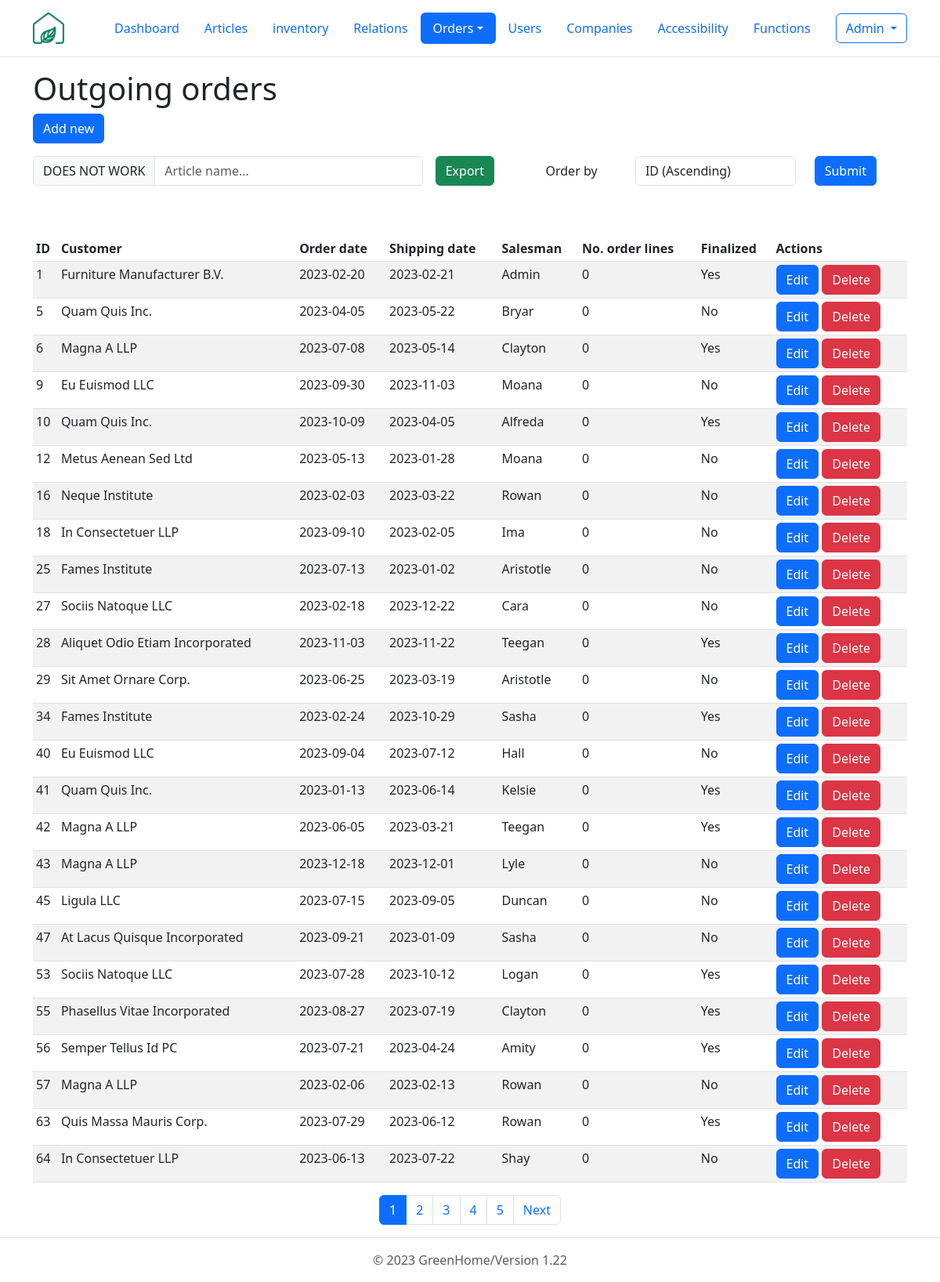
Page /php/orders/GUI_outgoing.php (signed in) on the earlier database version.
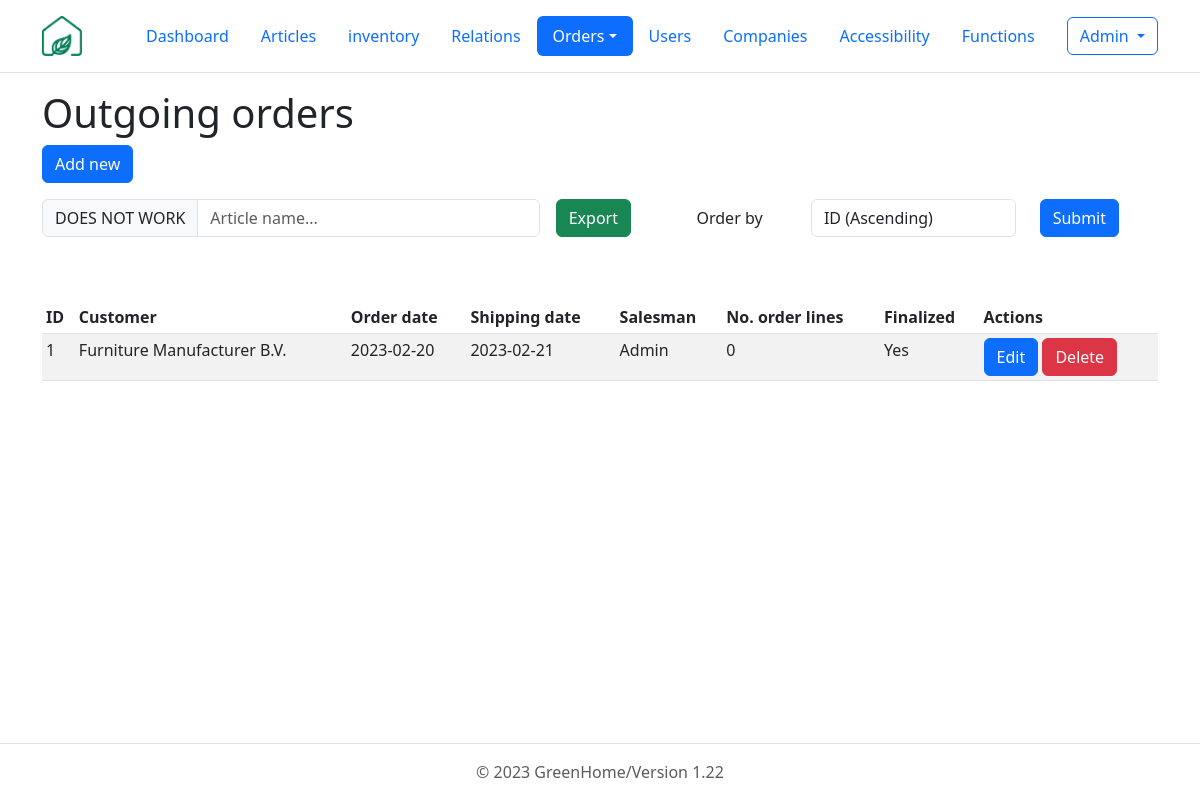
Same page on the later database version.
### tables this page shows
CREATE TABLE orders (
  id int(10) NOT NULL, 
  order_date date NOT NULL DEFAULT CURRENT_TIMESTAMP, 
  shipping_date date NOT NULL, 
  order_type tinyint(1) NOT NULL, 
  employee_id int(10) NOT NULL DEFAULT 1, 
  relation_id int(10) NOT NULL, 
  company_id int(10) NOT NULL,
  is_finalized tinyint(1) NOT NULL DEFAULT 0
);

CREATE TABLE relations (
  id int(10) NOT NULL, 
  name varchar(255) NOT NULL, 
  street varchar(255) NOT NULL, 
  house_nr varchar(10), 
  zip_code varchar(50) NOT NULL, 
  city varchar(255) NOT NULL, 
  country_code char(2) NOT NULL, 
  email_adress varchar(255) NOT NULL, 
  phone_number varchar(22) NOT NULL 
);

CREATE TABLE employees (
  id int(10) NOT NULL, 
  first_name char(255) NOT NULL, 
  last_name char(255) NOT NULL, 
  email_adress varchar(255) NOT NULL UNIQUE, 
  password varchar(255) NOT NULL, 
  company_id int(10) NOT NULL, 
  function_name varchar(10) NOT NULL, 
  is_active tinyint(1) DEFAULT 1 
);

### php/orders/GUI_outgoing.php (the view, shortened to what the changed rows need)
<?php
require_once '../include/db_connect.php';
?>
<!DOCTYPE html>
<html lang="en" class="h-100" data-bs-theme="light">
<head>
  <link href="https://cdn.jsdelivr.net/npm/bootstrap@5.3.0-alpha1/dist/css/bootstrap.min.css" rel="stylesheet">
</head>
<body class="d-flex flex-column h-100">
<body class="d-flex flex-column h-100">
    <div class="container">
      <h1>Outgoing orders</h1>
      <br>
      <table class="table table-striped table-sm" id="table">
        <thead>
          <tr>
            <th>ID</th>
            <th>Customer</th>
            <th>Order date</th>
            <th>Shipping date</th>
            <th>Salesman</th>
            <th>No. order lines</th>
            <th>Finalized</th>
            <th>Actions</th>
          </tr>
        </thead>
        <tbody>
        <?php
        $records_per_page = 25;
        $sql_count = "SELECT COUNT(*) AS count FROM orders WHERE order_type = 0";
        $result_count = $connection->query($sql_count);
        $row_count = $result_count->fetch_assoc();
        $total_records = $row_count['count'];
        $total_pages = ceil($total_records / $records_per_page);
        $current_page = isset($_GET['page']) && is_numeric($_GET['page']) ? (int)$_GET['page'] : 1;
        $offset = ($current_page - 1) * $records_per_page;
        if(isset($_GET["order_by"])){
          $get_order_by = $_GET["order_by"];
          switch($get_order_by) {
            case "id_asc":
              $order_by = "id ASC";
              break;
            case "id_desc":
              $order_by = "id DESC";
              break;
            case "order_date_asc":
              $order_by = "order_date ASC";
              break;
            case "order_date_desc":
              $order_by = "order_date DESC";
              break;
            case "shipping_date_asc":
              $order_by = "shipping_date ASC";
              break;
            case "shipping_date_desc":
              $order_by = "shipping_date DESC";
              break;
            case "num_lines_asc":
              $order_by = "num_of_lines ASC";
              break;
            case "num_lines_desc":
              $order_by = "num_of_lines DESC";
              break;
            default:
              $order_by = "id ASC";
          }
        } else {
          $order_by = "id ASC";
        }
        $sql = "SELECT orders.id as id, relations.name as name, orders.order_date as order_date, orders.shipping_date as shipping_date, COUNT(order_lines.order_id) AS num_of_lines, employees.first_name as verkoper_name, IF(orders.is_finalized = 1, 'Yes', 'No') as is_finalized
        FROM orders
        JOIN relations
          ON orders.relation_id = relations.id
        JOIN employees
          ON orders.employee_id = employees.id
        LEFT JOIN order_lines
          ON orders.id = order_lines.order_id
        WHERE order_type = 1
        GROUP BY orders.id
        ORDER BY $order_by
        LIMIT $records_per_page
        OFFSET $offset;";
        $result = $connection->query($sql);
        while($row = $result->fetch_assoc()) {
          echo "<tr>
          <td>$row[id]</td>
          <td>$row[name]</td>
          <td>$row[order_date]</td>
          <td>$row[shipping_date]</td>
          <td>$row[verkoper_name]</td>
          <td>$row[num_of_lines]</td>
          <td>$row[is_finalized]</td>
          <td>
            <a class='btn btn-primary' href='GUI_orderEdit.php?id=$row[id]'>Edit</a>
            <a class='btn btn-danger' href='controller_orders.php?id=$row[id]&action=delete&order_type=outgoing'>Delete</a>
          </td>
          </tr>";
        }
        ?>
        </tbody>
      </table>
      <?php if ($total_pages > 1): ?>
          <nav aria-label="Page navigation">
            <ul class="pagination justify-content-center">
              <?php
                $start_page = max(1, $current_page - 5);
                $end_page = min($total_pages, $current_page + 5);
                for ($i = $start_page; $i <= $end_page; $i++):
              ?>
                <li class="page-item<?= $current_page == $i ? ' active' : '' ?>">
                  <a class="page-link" href="?page=<?= $i ?>"><?= $i ?></a>
                </li>
              <?php endfor; ?>
              <?php if ($current_page < $total_pages): ?>
                <li class="page-item"><a class="page-link" href="?page=<?= $current_page + 1 ?>">Next</a></li>
              <?php endif; ?>
            </ul>
          </nav>
        <?php endif; ?>
    </div>
</body>
</html>

Differences in the rows shown:
removed orders: id "5", relation.name "Quam Quis Inc.", order_date "2023-04-05", shipping_date "2023-05-22", employee.first_name "Bryar", row "0", row "No"
removed orders: id "6", relation.name "Magna A LLP", order_date "2023-07-08", shipping_date "2023-05-14", employee.first_name "Clayton", row "0", row "Yes"
removed orders: id "9", relation.name "Eu Euismod LLC", order_date "2023-09-30", shipping_date "2023-11-03", employee.first_name "Moana", row "0", row "No"
removed orders: id "10", relation.name "Quam Quis Inc.", order_date "2023-10-09", shipping_date "2023-04-05", employee.first_name "Alfreda", row "0", row "Yes"
removed orders: id "12", relation.name "Metus Aenean Sed Ltd", order_date "2023-05-13", shipping_date "2023-01-28", employee.first_name "Moana", row "0", row "No"
removed orders: id "16", relation.name "Neque Institute", order_date "2023-02-03", shipping_date "2023-03-22", employee.first_name "Rowan", row "0", row "No"
removed orders: id "18", relation.name "In Consectetuer LLP", order_date "2023-09-10", shipping_date "2023-02-05", employee.first_name "Ima", row "0", row "No"
removed orders: id "25", relation.name "Fames Institute", order_date "2023-07-13", shipping_date "2023-01-02", employee.first_name "Aristotle", row "0", row "No"
removed orders: id "27", relation.name "Sociis Natoque LLC", order_date "2023-02-18", shipping_date "2023-12-22", employee.first_name "Cara", row "0", row "No"
removed orders: id "28", relation.name "Aliquet Odio Etiam Incorporated", order_date "2023-11-03", shipping_date "2023-11-22", employee.first_name "Teegan", row "0", row "Yes"
removed orders: id "29", relation.name "Sit Amet Ornare Corp.", order_date "2023-06-25", shipping_date "2023-03-19", employee.first_name "Aristotle", row "0", row "No"
removed orders: id "34", relation.name "Fames Institute", order_date "2023-02-24", shipping_date "2023-10-29", employee.first_name "Sasha", row "0", row "Yes"
removed orders: id "40", relation.name "Eu Euismod LLC", order_date "2023-09-04", shipping_date "2023-07-12", employee.first_name "Hall", row "0", row "No"
removed orders: id "41", relation.name "Quam Quis Inc.", order_date "2023-01-13", shipping_date "2023-06-14", employee.first_name "Kelsie", row "0", row "Yes"
removed orders: id "42", relation.name "Magna A LLP", order_date "2023-06-05", shipping_date "2023-03-21", employee.first_name "Teegan", row "0", row "Yes"
removed orders: id "43", relation.name "Magna A LLP", order_date "2023-12-18", shipping_date "2023-12-01", employee.first_name "Lyle", row "0", row "No"
removed orders: id "45", relation.name "Ligula LLC", order_date "2023-07-15", shipping_date "2023-09-05", employee.first_name "Duncan", row "0", row "No"
removed orders: id "47", relation.name "At Lacus Quisque Incorporated", order_date "2023-09-21", shipping_date "2023-01-09", employee.first_name "Sasha", row "0", row "No"
removed orders: id "53", relation.name "Sociis Natoque LLC", order_date "2023-07-28", shipping_date "2023-10-12", employee.first_name "Logan", row "0", row "Yes"
removed orders: id "55", relation.name "Phasellus Vitae Incorporated", order_date "2023-08-27", shipping_date "2023-07-19", employee.first_name "Clayton", row "0", row "Yes"
removed orders: id "56", relation.name "Semper Tellus Id PC", order_date "2023-07-21", shipping_date "2023-04-24", employee.first_name "Amity", row "0", row "Yes"
removed orders: id "57", relation.name "Magna A LLP", order_date "2023-02-06", shipping_date "2023-02-13", employee.first_name "Rowan", row "0", row "No"
removed orders: id "63", relation.name "Quis Massa Mauris Corp.", order_date "2023-07-29", shipping_date "2023-06-12", employee.first_name "Rowan", row "0", row "Yes"
removed orders: id "64", relation.name "In Consectetuer LLP", order_date "2023-06-13", shipping_date "2023-07-22", employee.first_name "Shay", row "0", row "No"
Other differences:
list line gone: "1"
list line gone: "2"
list line gone: "3"
list line gone: "4"
list line gone: "5"
text no longer shown: "Next"
